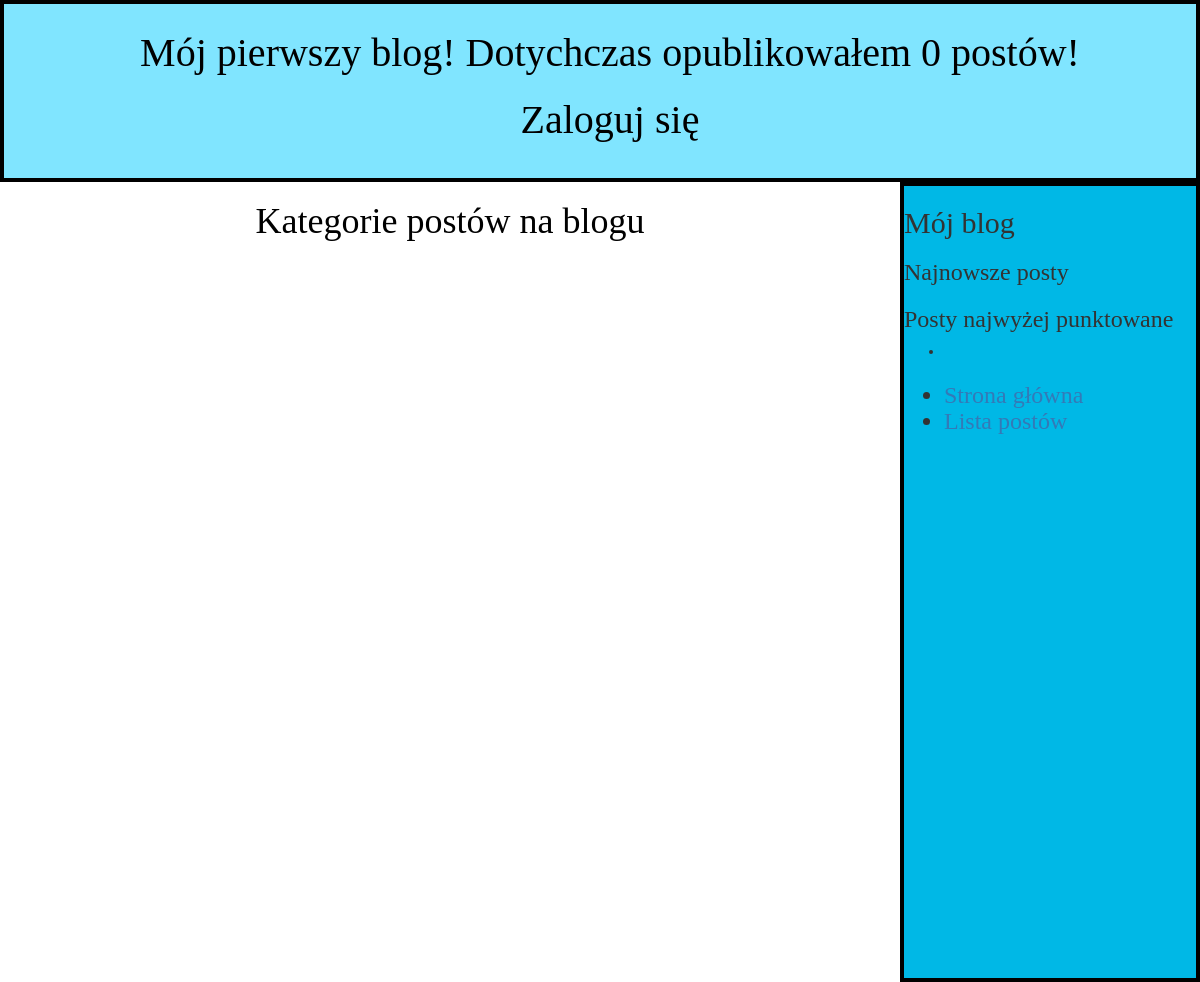
The app's page /, older data.
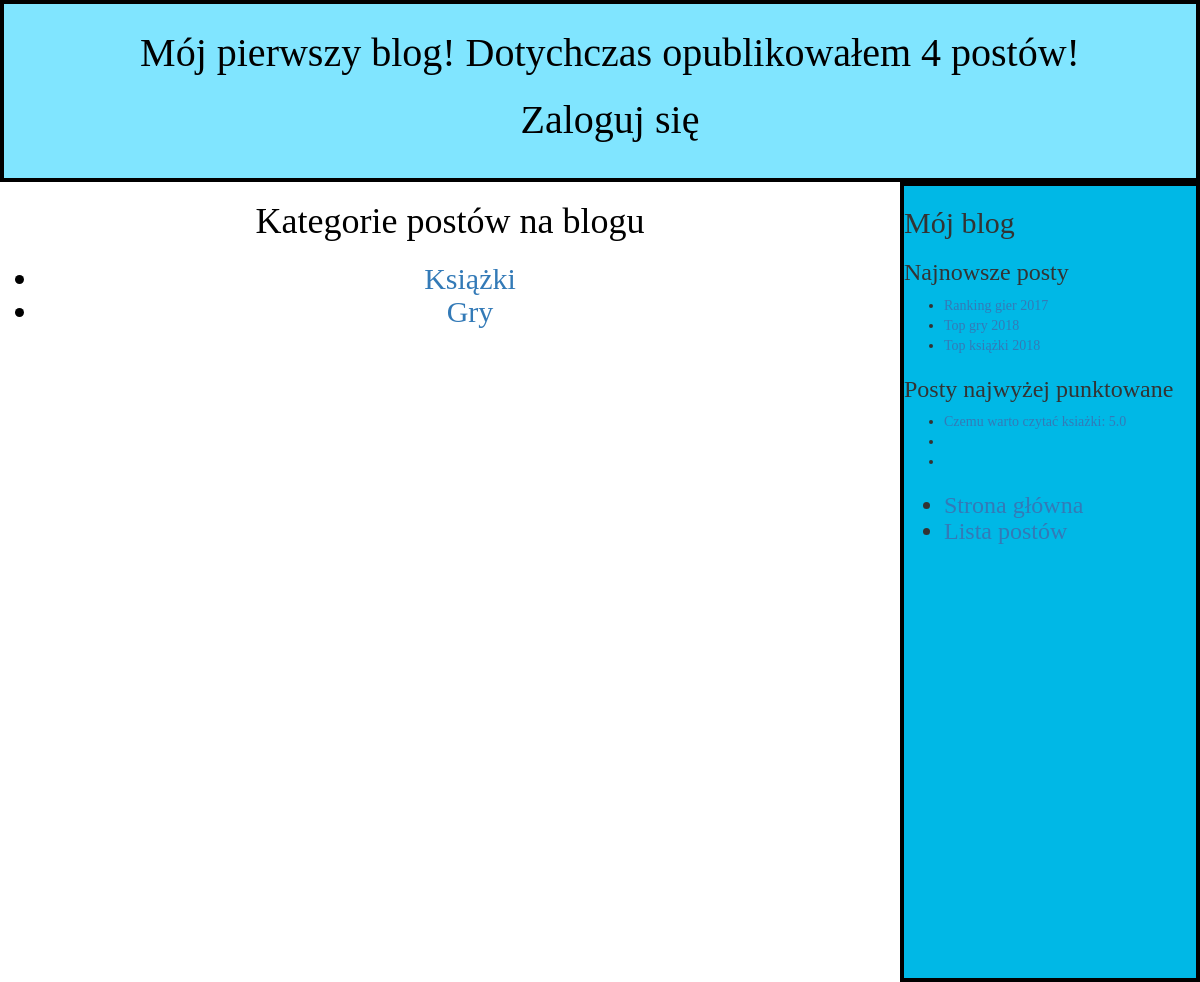
The same page, newer data.
### blog/models.py (models this page shows, shortened)
class Post(models.Model):
    TABLE_OF_CHOICES = (('draft','Roboczy'),('published','Opublikowany'),)
    author = models.ForeignKey(User, on_delete=models.CASCADE)
    category = models.ForeignKey(Category,null = True, on_delete=models.CASCADE)
    title = models.CharField(max_length=250)
    slug = models.SlugField(max_length=250,unique_for_date='publish')
    body_text = models.TextField()
    publish = models.DateTimeField(default=timezone.now)
    created = models.DateTimeField(default=timezone.now)
    status = models.CharField(max_length = 20, choices= TABLE_OF_CHOICES, default = 'draft'  )
    avr_score = models.DecimalField(max_digits=3, decimal_places=1, null = True, blank=True)
    tags = TaggableManager()
    def published(self):
        self.publish = timezone.now()
        self.save()

class Category(models.Model):
    ClassName = models.CharField(max_length = 100)

### blog/views.py (the view)
# urls.py: path('', views.main_site, name='main_site'),
def main_site(request):
    return render(request, 'blog/main_site.html', {})

### blog/templatetags/blog_tags.py (called while the page is built)
@register.simple_tag
def total_posts():
    return Post.objects.filter(status='published').count()

@register.inclusion_tag('blog/latest_posts.html') #wraz ze zwróconymi wartosciami wygenerowany ma zostaćszablon latest_posts.html
def show_latest_posts(count=5): #parametr count możemy być zmieniany podczas wywoływania szablonu
    latest_posts = Post.objects.filter(status='published').order_by('-publish')[:count]
    return {'latest_posts':latest_posts} #funkcja zwraca słownik zmiennych zamiast zwykłej wartości

@register.inclusion_tag('blog/highest_scores.html')
def highest_scores(count=5):
    highest_scores = Post.objects.order_by('-avr_score')[:count]
    return {'highest_scores':highest_scores}

@register.inclusion_tag('blog/blog_categories.html')
def categories():
    categories = Category.objects.all()
    return {'categories':categories}

### blog/templates/blog/main_site.html
{% extends "blog/base.html" %}
{% load blog_tags %}
{% block content%}
<div class="main_site">
  <h1> Kategorie postów na blogu </h1>
    <h2>
      {% categories %}
    </h2>
</div>
  {% endblock %}

### blog/templates/blog/latest_posts.html
<ul>
  {% for post in latest_posts %}
    <li>
        <a href="{% url 'post_detail' pk=post.pk %}">{{ post.title }}</a>
    </li>
  {% endfor %}
</ul>

### blog/templates/blog/highest_scores.html
<ul>
  {% for post in highest_scores %}
    <li>
      {% if post.avr_score%}
      <a href="{% url 'post_detail' pk=post.pk %}">{{ post.title }}: {{post.avr_score}}</a>
      {% endif %}
    </li>
  {% endfor %}
</ul>

### blog/templates/blog/blog_categories.html
<ul>
  {% for category in categories %}
    <li><a href="{% url 'category_posts' pk=category.pk %}"> {{category.ClassName}} </a></li>
  {% endfor %}
</ul>

Row changes from the older to the newer data that the page shows:
added Post: title "Ranking gier 2017", shown under "Najnowsze posty"
added Post: title "Top gry 2018"
added Post: title "Top książki 2018"
added Post: title "Czemu warto czytać ksiażki", avr_score "5.0", shown under "Posty najwyżej punktowane"
added Category: ClassName "Książki"
added Category: ClassName "Gry"
Text that changed along with them:
text no longer shown: "0"
text now shown: "4"
